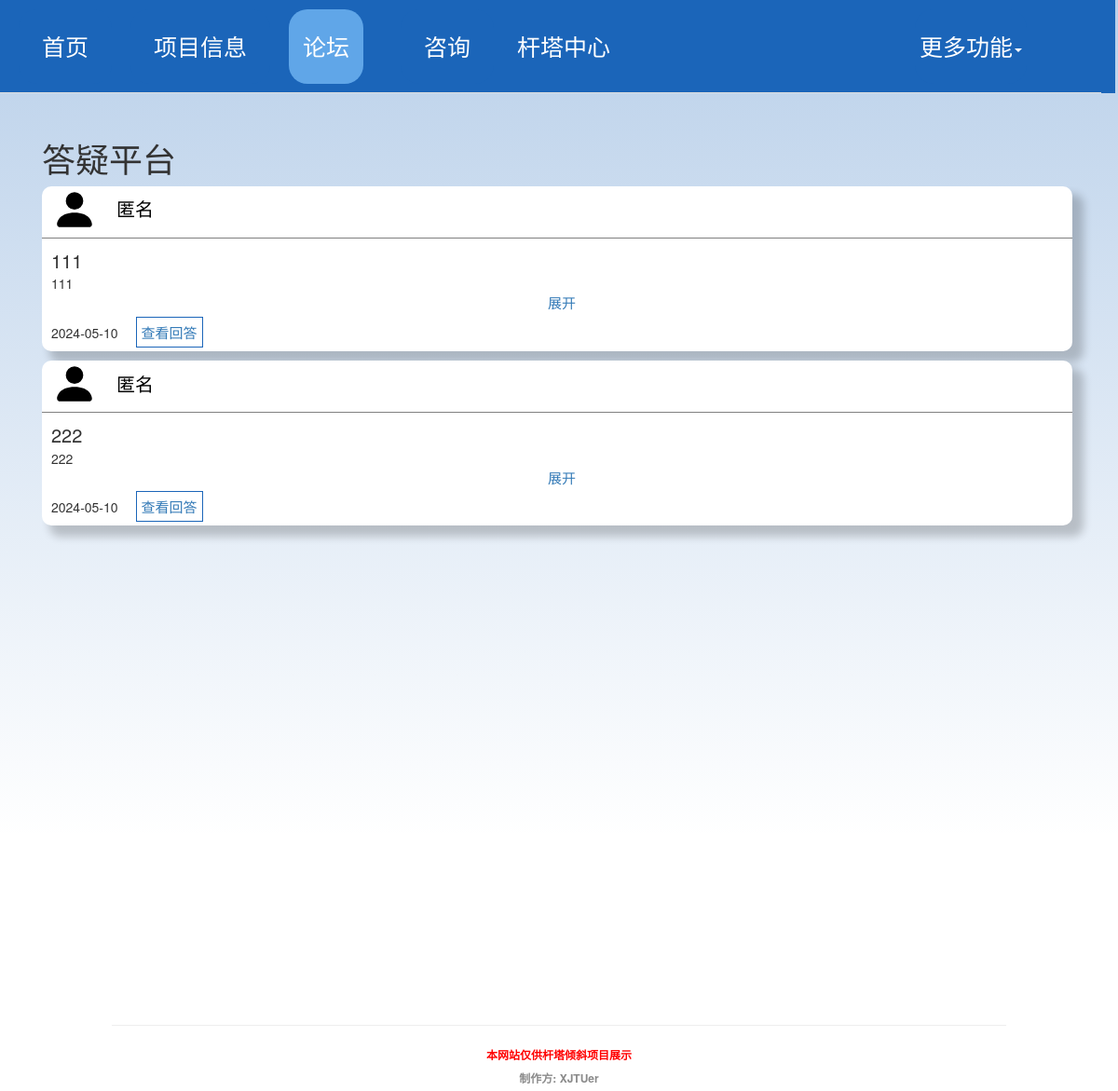
/forum, run on an earlier commit of the app's database.
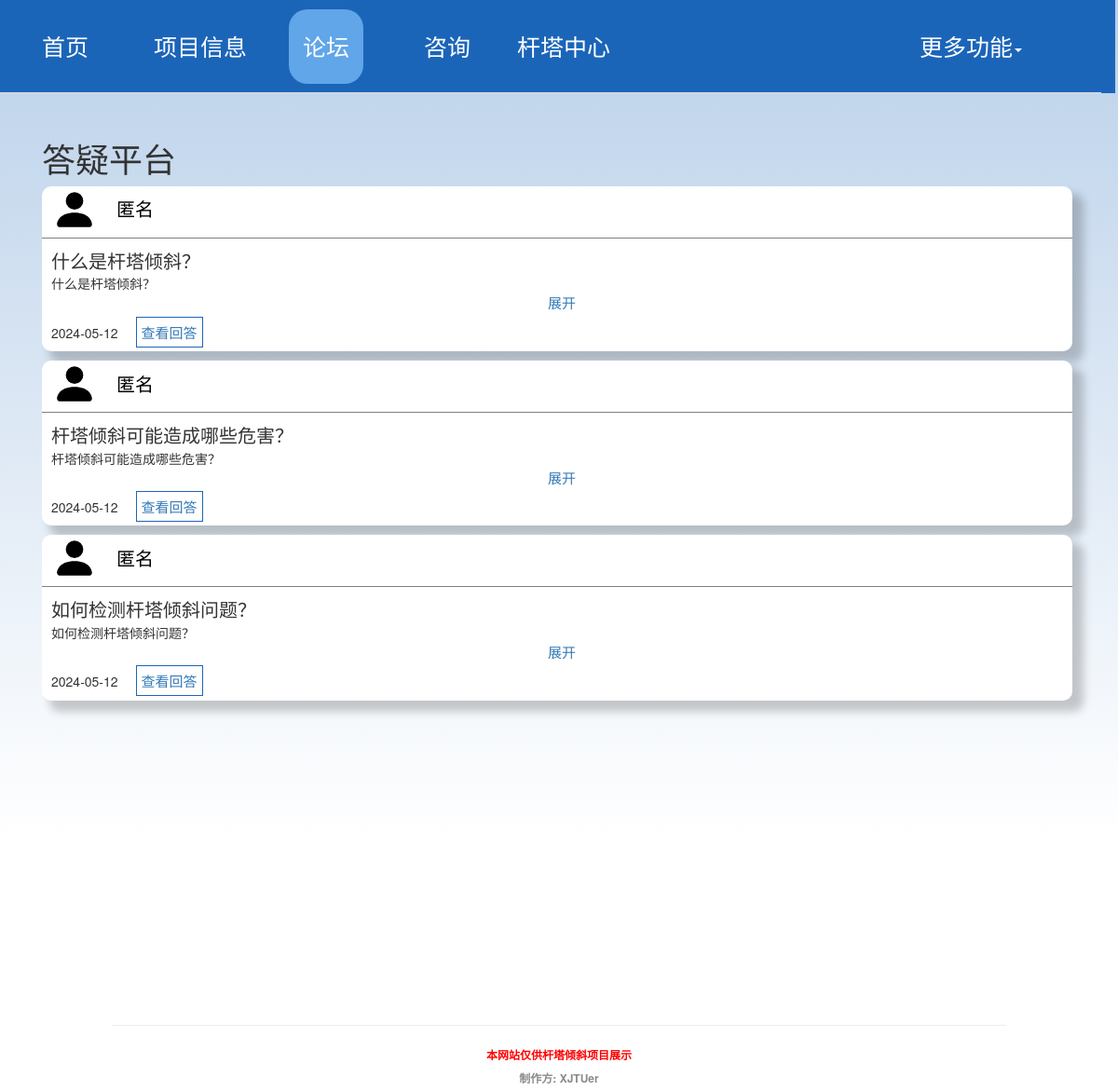
And on a later commit of the database.
### appdir/models.py (models this page shows, shortened)
class Question(db.Model):
    id = db.Column(db.Integer, primary_key=True)
    title = db.Column(db.String(100), index=True)
    question = db.Column(db.String(300), index=True)
    user_id = db.Column(db.Integer, db.ForeignKey('user.id'))
    datetime = db.Column(db.DateTime)

### appdir/routes.py (the view)
@app.route('/forum', methods=['GET', 'POST'])
def forum():
    return render_template('forum.html', questions=get_all_questions())

### appdir/utils/util.py (called while the page is built)
def datetime2day(datetime):
    datetime = str(datetime)
    datetime = datetime.split(" ")[0]
    return datetime

def get_all_questions():
    questions = Question.query.all()
    question_data = []
    for question in questions:
        datetime = datetime2day(question.datetime)
        question_data.append({
            'id': question.id,
            'title': question.title,
            'question': question.question,
            'datetime': datetime,
            'user_id': question.user_id
        })
    return question_data

### appdir/templates/forum.html (shortened to what this page needs)
{% extends 'base.html' %}
{% block content %}
<link href="../static/css/forum.css" media="all" rel="stylesheet" type="text/css">
<div class="container">
    <h1 style="margin-top:150px;margin-left:30px;">答疑平台</h1>
    <div class="forum-container">
        <div class="left_row">
            <div class="forum-info">
                {% for question in questions %}
                <div class="forum-msg">
                    <div class="photo-and-name">
                        <div class="photo">
                            <img alt=""
                                 loading="lazy" src="../static/image/bootstrap-icon/person-fill.svg" style="width:50px;height:50px;">
                        </div>
                        <div class="name">匿名</div>
                    </div>
                    <div class="content">
                        <div class="title">{{ question.title }}</div>
                        <div class="text" id={{ question.id }}>{{ question.question }}</div>
                        <div class="tip">
                            <a class="showMore" id="tips" onclick="expand(this,{{ question.id }})">展开</a>
                        </div>
                        <div class="otherItem">
                            {{ question.datetime }}
                            <a class="check-answer" href="/question{{ question.id }}">查看回答</a>
                        </div>
                    </div>
                </div>
                {% endfor %}
            </div>
        </div>
    </div>
</div>
{% endblock %}

### appdir/templates/base.html (shortened to what this page needs)
<!DOCTYPE html>
<html lang="zh-CN">
<head>
    <link href="https://cdn.staticfile.org/twitter-bootstrap/3.3.7/css/bootstrap.min.css" rel="stylesheet">
</head>
<body>
<div class="container_test" style="width:100%;">
    <div class="row clearfix">
        <div class="col-md-12 column"
             style="background:linear-gradient(to bottom, rgb(27, 101, 185), rgba(27, 101, 185, 1));position:fixed;z-index:1000;height:100px;width:101%">
            <ul class="nav nav-tabs" style="height:100px;width:100%">
                <li class="active" style="height:100px;width:100px;margin-left:20px;">
                    <div class="centered-text"
                         id="homeHover"
                         style="background-color:rgb(96,166,232);border-radius:20px;height:80px;width:100px">
                        <a class="navi-item" href="/index">首页</a>
                    </div>
                </li>
                <li style="height:100px;width:150px;margin-left:20px;">
                    <div class="centered-text" id="InfoHover" style="border-radius:20px;height:80px;width:150px;">
                        <a class="navi-item" href="/info">项目信息</a>
                    </div>
                </li>
                <li style="height:100px;width:100px;">
                    <div class="centered-text" id="forumHover" style="border-radius:20px;height:80px;margin-left:20px">
                        <a class="navi-item" href="/forum">论坛</a>
                    </div>
                </li>
                <li style="height:100px;width:100px;margin-left:20px;">
                    <div class="centered-text" id="consultHover"
                         style="border-radius:20px;height:80px;width:100px;margin-left:20px">
                        <a class="navi-item" href="/consult">咨询</a>
                    </div>
                </li>
                <li style="height:100px;width:150px;margin-left:20px;">
                    <div class="centered-text" id="TowerHover" style="border-radius:20px;height:80px;width:150px;">
                        <a class="navi-item" href="/towerCenter">杆塔中心</a>
                    </div>
                </li>
                <li class="dropdown pull-right" style="height:100px;width:150px;left:-50px">
                    <div class="centered-text" id="accountHover" style="border-radius:20px;height:80px;width:120px">
                        <a class="navi-item" data-toggle="dropdown"
                           href="#" id="test">更多功能<strong class="caret"></strong></a>
                    </div>
                </li>
            </ul>
        </div>
    </div>
    {% block content %}{% endblock %}
</div>
<div class="text-center" style="margin-top: 200px">
    <HR SIZE=3 color=#987cb9 style="FILTER: alpha(opacity=100,finishopacity=0,style=3)" width="80%">
    <label style="font-size: 12px;color: red">本网站仅供杆塔倾斜项目展示</label><br>
    <label style="font-size: 12px;color: #8a8a8a">制作方: XJTUer</label>
</div>
</body>
</html>

### appdir/static/css/forum.css (style rules this page uses)
.container { width: 100%; background: linear-gradient(to bottom, rgba(27, 101, 185, 0.3), rgba(27, 101, 185, 0)); }
.forum-container { width：100 %; display: flex; flex-direction: row; }
.left_row { margin-left: 30px; display: flex; flex-direction: column; width: 100%; }
.forum-info { height: 700px; overflow-y: scroll; display: flex; flex-direction: column; }
.forum-msg { background-color: white; width: 97%; display: flex; flex-direction: column; margin-bottom: 10px; box-shadow: 10px 10px 10px 2px rgba(0, 0, 0, 0.2); border-radius: 10px; }
.photo-and-name { display: flex; align-items: center; border-bottom: 1px solid gray; padding-bottom: 5px; }
.photo { margin-left: 10px; width: 50px; height: 50px; }
.name { margin-left: 20px; font-size: 20px; color: black; }
.content { display: flex; flex-direction: column; margin-left: 10px; }
.title { margin-top: 10px; font-size: 20px; }
.text { overflow: hidden; position: relative; height: 20px; transition: height 0.5s ease; }
.tip { display: flex; justify-content: center; }
a.showMore { font-size: 15px; }
.otherItem { margin-bottom: 10px; }
a.check-answer { font-size: 15px; margin: 15px; border: 1px solid rgb(27, 101, 185); padding: 5px; }

### appdir/templates/base.html (style rules this page uses)
.centered-text { margin-top: 10px; display: flex; justify-content: center; align-items: center; }
a.navi-item { font-size: 25px; color: white; }

What changed in the data, as far as the page shows it:
removed Question: title "111", question "111", datetime "2024-05-10"
removed Question: title "222", question "222", datetime "2024-05-10"
added Question: title "什么是杆塔倾斜？", question "什么是杆塔倾斜？", datetime "2024-05-12"
added Question: title "杆塔倾斜可能造成哪些危害？", question "杆塔倾斜可能造成哪些危害？", datetime "2024-05-12"
added Question: title "如何检测杆塔倾斜问题？", question "如何检测杆塔倾斜问题？", datetime "2024-05-12"
